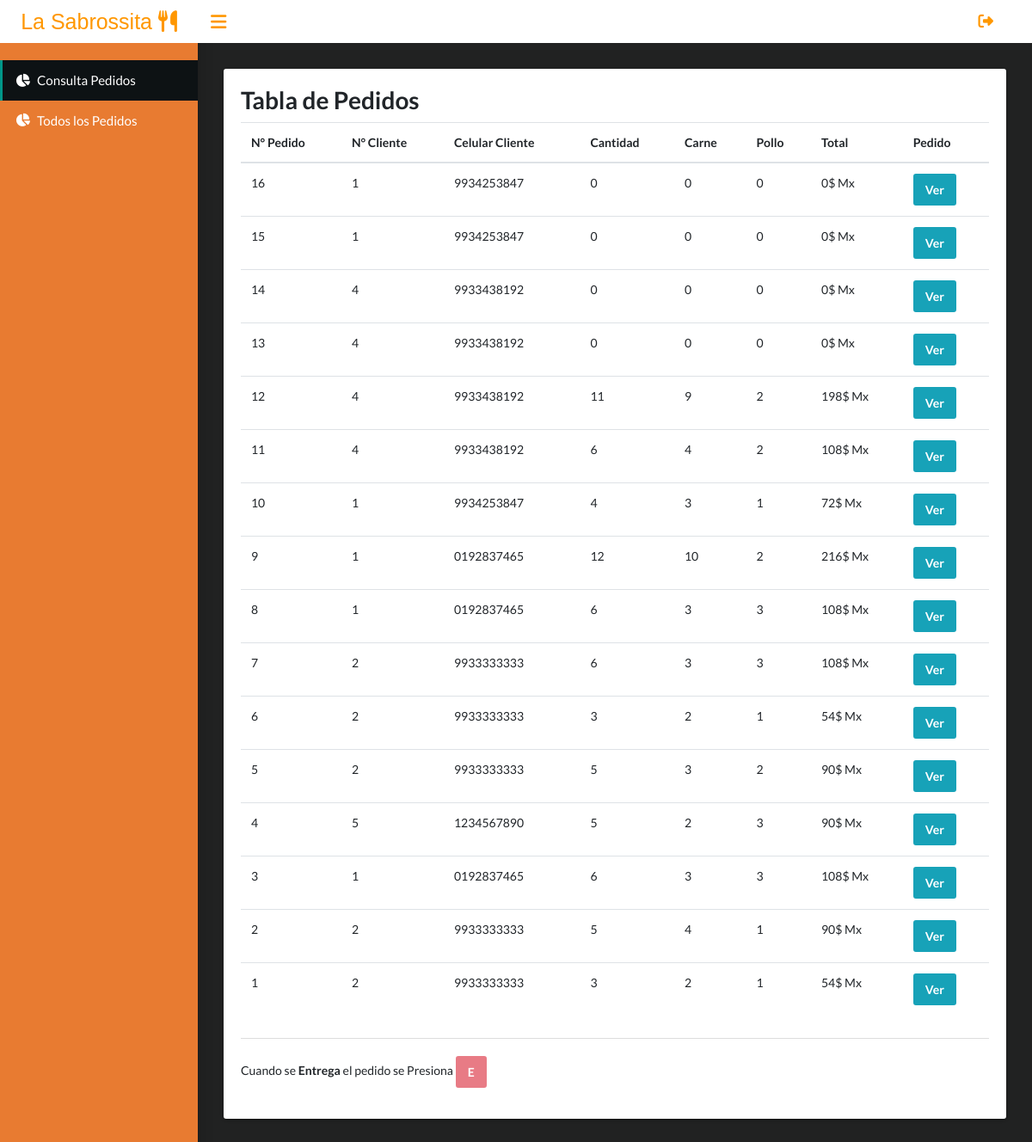
The page /entregados.php on the database its author committed.
### tables this page shows
CREATE TABLE `pedidos` (
  `id` int(11) NOT NULL,
  `id_usuario` int(11) NOT NULL,
  `celular_u` varchar(10) NOT NULL,
  `cantidad` int(100) NOT NULL,
  `carne` int(100) NOT NULL,
  `pollo` int(100) NOT NULL,
  `elementos` varchar(500) NOT NULL,
  `notas` varchar(500) NOT NULL,
  `total` int(255) NOT NULL,
  `proceso` varchar(20) NOT NULL
);

### entregados.php (the view, shortened to what this page needs)
<?php
  include('php/conexion.php');
?>
<!DOCTYPE html>
<html lang="es">
  <head>
    <link rel="stylesheet" type="text/css" href="css/dash.css">
    <link rel="stylesheet" type="text/css" href="https://maxcdn.bootstrapcdn.com/font-awesome/4.7.0/css/font-awesome.min.css">
  </head>
  <body class="app sidebar-mini rtl">
    <main class="app-content">
        <div class="row">
          <div class="col-md-12">
            <div class="tile">
              <div class="table-responsive" style="background-color:#fff ;">
                <table class="table">
                  <thead>
                    <h2>Tabla de Pedidos</h2>
                    <tr>
                      <th>N° Pedido</th>
                      <th>N° Cliente</th>
                      <th>Celular Cliente</th>
                      <th>Cantidad</th>
                      <th>Carne</th>
                      <th>Pollo</th>
                      <th>Total</th>
                      <th>Pedido</th>
                    </tr>
                  </thead>
                  <tbody>
                  <?php
                      $consulta_mysqli = "SELECT * FROM pedidos ORDER BY `id` DESC";
                      $resultado_consulta_mysqli = mysqli_query($conexion, $consulta_mysqli);
                      while($dbpedido = mysqli_fetch_array($resultado_consulta_mysqli)){
                        $id = $dbpedido["id"];
                        $id_u = $dbpedido["id_usuario"];
                        $celular = $dbpedido["celular_u"];
                        $cantidad =$dbpedido['cantidad'];
                        $carne = $dbpedido["carne"];
                        $pollo =$dbpedido['pollo'];
                        $total = $dbpedido['total'];
				?>
                    <tr>
                      <td><?php echo $id?></td>
                      <td><?php echo $id_u?></td>
                      <td><?php echo $celular?></td>
                      <td><?php echo $cantidad?></td>
                      <td><?php echo $carne?></td>
                      <td><?php echo $pollo?></td>
                      <td><?php echo $total."$ Mx"?></td>
                      <td>
                          <a class="btn btn-info" href="php/varglob.php?id_user=<?php echo $id?>">Ver</a>
                      </td>
                    </tr>
                    <?php } ?>
                  </tbody>
                </table>
              </div>
              <div class="tile-footer">
                <p>Cuando se <strong>Entrega</strong>  el pedido se Presiona <button class="btn btn-danger" type="button" disabled>E</button></p>
              </div>
            </div>
          </div>
        </div>
    </main>
  </body>
</html>

### rows shown on the page
pedidos: id "16", id_usuario "1", celular_u "9934253847", cantidad "0", carne "0", pollo "0", total "0"
pedidos: id "15", id_usuario "1", celular_u "9934253847", cantidad "0", carne "0", pollo "0", total "0"
pedidos: id "14", id_usuario "4", celular_u "9933438192", cantidad "0", carne "0", pollo "0", total "0"
pedidos: id "13", id_usuario "4", celular_u "9933438192", cantidad "0", carne "0", pollo "0", total "0"
pedidos: id "12", id_usuario "4", celular_u "9933438192", cantidad "11", carne "9", pollo "2", total "198"
pedidos: id "11", id_usuario "4", celular_u "9933438192", cantidad "6", carne "4", pollo "2", total "108"
pedidos: id "10", id_usuario "1", celular_u "9934253847", cantidad "4", carne "3", pollo "1", total "72"
pedidos: id "9", id_usuario "1", celular_u "0192837465", cantidad "12", carne "10", pollo "2", total "216"
pedidos: id "8", id_usuario "1", celular_u "0192837465", cantidad "6", carne "3", pollo "3", total "108"
pedidos: id "7", id_usuario "2", celular_u "9933333333", cantidad "6", carne "3", pollo "3", total "108"
pedidos: id "6", id_usuario "2", celular_u "9933333333", cantidad "3", carne "2", pollo "1", total "54"
pedidos: id "5", id_usuario "2", celular_u "9933333333", cantidad "5", carne "3", pollo "2", total "90"
pedidos: id "4", id_usuario "5", celular_u "1234567890", cantidad "5", carne "2", pollo "3", total "90"
pedidos: id "3", id_usuario "1", celular_u "0192837465", cantidad "6", carne "3", pollo "3", total "108"
pedidos: id "2", id_usuario "2", celular_u "9933333333", cantidad "5", carne "4", pollo "1", total "90"
pedidos: id "1", id_usuario "2", celular_u "9933333333", cantidad "3", carne "2", pollo "1", total "54"
